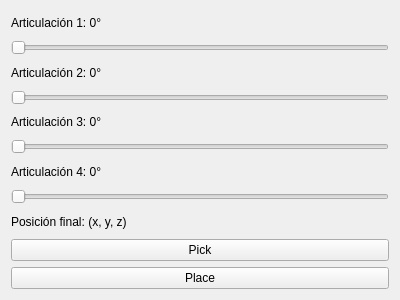
<?xml version="1.0" encoding="UTF-8"?>
<ui version="4.0">
 <class>Form</class>
 <widget class="QWidget" name="Form">
  <property name="geometry">
   <rect>
    <x>0</x>
    <y>0</y>
    <width>400</width>
    <height>300</height>
   </rect>
  </property>
  <property name="windowTitle">
   <string>Control Robot 4R</string>
  </property>
  <layout class="QVBoxLayout" name="verticalLayout">
   <item>
    <widget class="QLabel" name="label1">
     <property name="text">
      <string>Articulación 1: 0°</string>
     </property>
    </widget>
   </item>
   <item>
    <widget class="QSlider" name="slider1">
     <property name="orientation">
      <enum>Qt::Horizontal</enum>
     </property>
     <property name="minimum">
      <number>0</number>
     </property>
     <property name="maximum">
      <number>180</number>
     </property>
     <property name="value">
      <number>0</number>
     </property>
    </widget>
   </item>
   <item>
    <widget class="QLabel" name="label2">
     <property name="text">
      <string>Articulación 2: 0°</string>
     </property>
    </widget>
   </item>
   <item>
    <widget class="QSlider" name="slider2">
     <property name="orientation">
      <enum>Qt::Horizontal</enum>
     </property>
     <property name="minimum">
      <number>0</number>
     </property>
     <property name="maximum">
      <number>180</number>
     </property>
     <property name="value">
      <number>0</number>
     </property>
    </widget>
   </item>
   <item>
    <widget class="QLabel" name="label3">
     <property name="text">
      <string>Articulación 3: 0°</string>
     </property>
    </widget>
   </item>
   <item>
    <widget class="QSlider" name="slider3">
     <property name="orientation">
      <enum>Qt::Horizontal</enum>
     </property>
     <property name="minimum">
      <number>0</number>
     </property>
     <property name="maximum">
      <number>180</number>
     </property>
     <property name="value">
      <number>0</number>
     </property>
    </widget>
   </item>
   <item>
    <widget class="QLabel" name="label4">
     <property name="text">
      <string>Articulación 4: 0°</string>
     </property>
    </widget>
   </item>
   <item>
    <widget class="QSlider" name="slider4">
     <property name="orientation">
      <enum>Qt::Horizontal</enum>
     </property>
     <property name="minimum">
      <number>0</number>
     </property>
     <property name="maximum">
      <number>180</number>
     </property>
     <property name="value">
      <number>0</number>
     </property>
    </widget>
   </item>
   <item>
    <widget class="QLabel" name="lblPos">
     <property name="text">
      <string>Posición final: (x, y, z)</string>
     </property>
    </widget>
   </item>
   <item>
    <widget class="QPushButton" name="btnPick">
     <property name="text">
      <string>Pick</string>
     </property>
    </widget>
   </item>
   <item>
    <widget class="QPushButton" name="btnPlace">
     <property name="text">
      <string>Place</string>
     </property>
    </widget>
   </item>
  </layout>
 </widget>
 <resources/>
 <connections/>
</ui>
